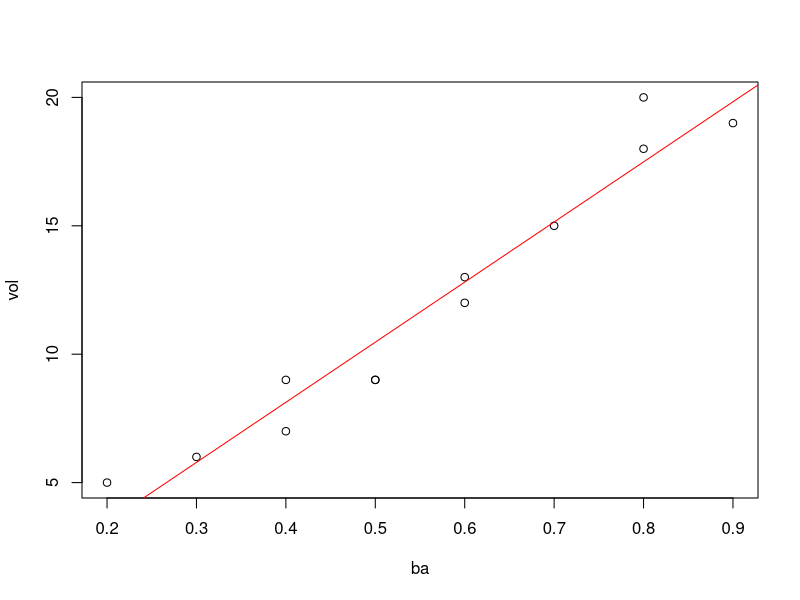
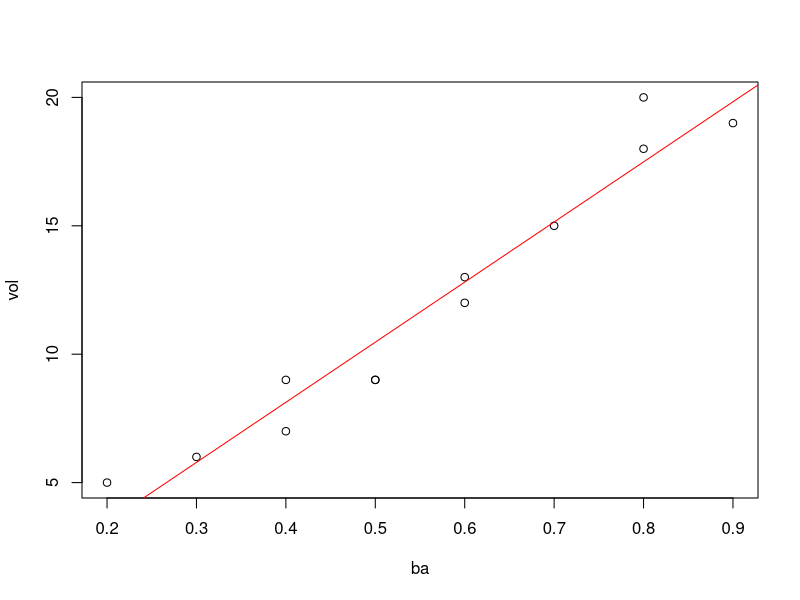

Recreate these plots in R, in order.
#Question 1
volume = c(3.23,3.47,1.86,2.47,3.01,3.22,2.88,1.71,2.89,3.77,
            4.83,4.37,4.87,3.87,3.71)
center = c(1,1,1,1,1,2,2,2,2,2,3,3,3,3,3)

table = data.frame(volume,center)

vol.aov= aov(table$volume ~ table$center)
summary(vol.aov)

#Question 3
ba = c(0.3,0.5,0.4,0.9,0.7,0.2,0.6,0.5,0.8,0.4,0.8,0.6)
vol = c(6,9,7,19,15,5,12,9,20,9,18,13)


plot(ba,vol)
abline(lm(vol~ba), col="red")


sumy = sum(vol)
sumx = sum(ba)
sumy2 = sum(vol*vol)
sumx2 = sum(ba*ba)
sumxy = sum(ba*vol)
n = length(vol)

sums = data.frame(sumy,sumx,sumy2,sumx2,sumxy)
sums

regress <-data.frame(vol, ba)



simpreg <- lm(vol ~ ba, data=regress)

print(simpreg)
anova(simpreg)
simpreg_sum <- summary(simpreg)
simpreg_sum


beta <- simpreg_sum$coef
beta


ssct = sumy2 - (sumy*sumy/n)
ssr = beta[2] * (sumxy-(sumx*sumy/n))
sse = ssct-ssr
mse = sse/(n-2)
mse
rsq = ssr/ssct
sum_squares = data.frame(ssct,ssr,sse,mse,rsq) 
sum_squares

sb1_sq = mse/(sumx2-(sumx*sumx/n))
sb1_sq
sb1 = sqrt(sb1_sq)
sb1



r <- resid(simpreg)
r



yhat <- fitted(simpreg)
yhat



plot(ba,vol)
abline(simpreg, col="red")